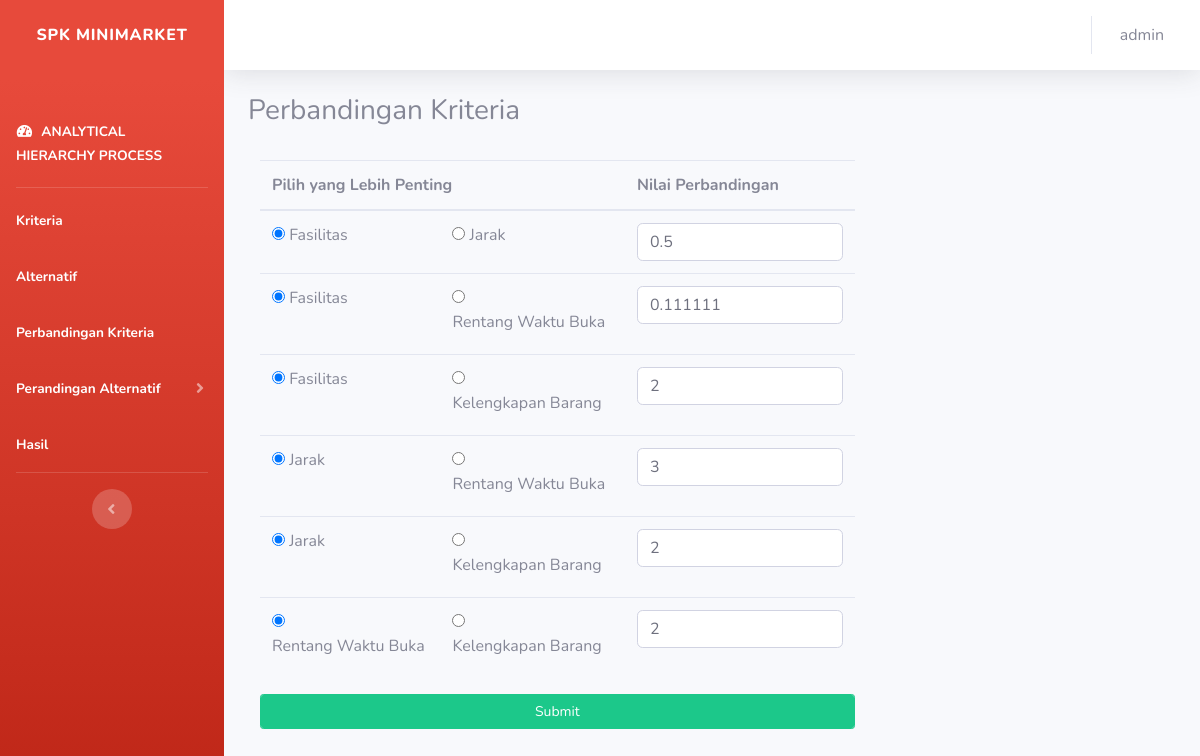
Before: /bobot_kriteria.php (signed in) with the older database file.
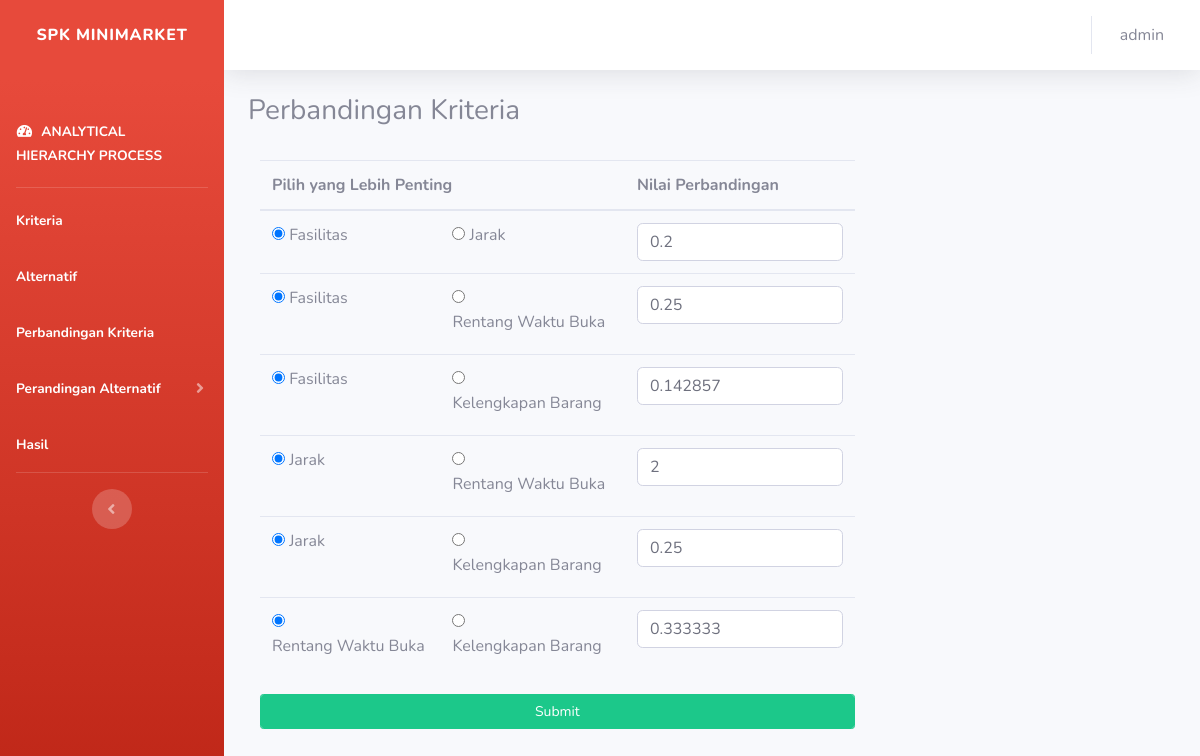
After: the same page with the newer database file.
### tables this page shows
CREATE TABLE `perbandingan_kriteria` (
  `id` int(11) NOT NULL,
  `kriteria1` int(11) NOT NULL,
  `kriteria2` int(11) NOT NULL,
  `nilai` float NOT NULL
);

### config.php (called while the page is built, shortened)
<?php
	$database = 'spkminimarket';
?>

### fungsi.php (the view, shortened to what this page needs)
<?php
function getKriteriaID($no_urut) {
	include('config.php');
	$query  = "SELECT id FROM kriteria ORDER BY id";
	$result = mysqli_query($koneksi, $query);
	while ($row = mysqli_fetch_array($result)) {
		$listID[] = $row['id'];
	}
	return $listID[($no_urut)];
}
function getKriteriaNama($no_urut) {
	include('config.php');
	$query  = "SELECT nama FROM kriteria ORDER BY id";
	$result = mysqli_query($koneksi, $query);
	while ($row = mysqli_fetch_array($result)) {
		$nama[] = $row['nama'];
	}
	return $nama[($no_urut)];
}
function getJumlahKriteria() {
	include('config.php');
	$query  = "SELECT count(*) FROM kriteria";
	$result = mysqli_query($koneksi, $query);
	while ($row = mysqli_fetch_array($result)) {
		$jmlData = $row[0];
	}
	return $jmlData;
}
function getNilaiPerbandinganKriteria($kriteria1,$kriteria2) {
	include('config.php');
	$id_kriteria1 = getKriteriaID($kriteria1);
	$id_kriteria2 = getKriteriaID($kriteria2);
	$query  = "SELECT nilai FROM perbandingan_kriteria WHERE kriteria1 = $id_kriteria1 AND kriteria2 = $id_kriteria2";
	$result = mysqli_query($koneksi, $query);
	if (mysqli_num_rows($result)==0) {
		$nilai = 1;
	} else {
		while ($row = mysqli_fetch_array($result)) {
			$nilai = $row['nilai'];
		}
	}
	return $nilai;
}
function showTabelPerbandinganBobotKriteria($jenis,$kriteria) {
	include('config.php');
	if ($kriteria == 'kriteria') {
		$n = getJumlahKriteria();
	} else {
		$n = getJumlahAlternatif();
	}
	$query = "SELECT nama FROM $kriteria ORDER BY id";
	$result	= mysqli_query($koneksi, $query);
	while ($row = mysqli_fetch_array($result)) {
		$pilihan[] = $row['nama'];
	}
	?>
	<form class="col-md-8" action="proses.php" method="post">
	<table class="table table-stripped">
		<thead>
			<tr>
				<th colspan="2">Pilih yang Lebih Penting</th>
				<th>Nilai Perbandingan</th>
			</tr>
		</thead>
		<tbody>
	<?php
	$urut = 0;
	for ($x=0; $x <= ($n - 2); $x++) {
		for ($y=($x+1); $y <= ($n - 1) ; $y++) {
			$urut++;
	?>
			<tr>
				<td>
					<input name="pilih<?php echo $urut?>" value="1" checked="" class="hidden" type="radio">
					<label><?php echo $pilihan[$x]; ?></label>
				</td>
				<td>
					<input name="pilih<?php echo $urut?>" value="2" class="hidden" type="radio">
					<label><?php echo $pilihan[$y]; ?></label>
				</td>
				<td>
					<div class="field">
	<?php
	if ($kriteria == 'kriteria') {
		$nilai = getNilaiPerbandinganKriteria($x,$y);
	} else {
		$nilai = getNilaiPerbandinganAlternatif($x,$y,($jenis-1));
	}
	?>
						<input class="form-control" type="text" name="bobot<?php echo $urut?>" value="<?php echo $nilai?>" required>
					</div>
				</td>
			</tr>
			<?php
		}
	}
	?>
		</tbody>
	</table>
	<input class="btn btn-sm btn-success form-control" type="submit" name="submit" value="Submit">
	</form>
	<?php
}
	?>

### header.php (shortened to what this page needs)
<?php
	$data = $_SESSION['data'];
?>
<!DOCTYPE html>
<html lang="en">
<head>
	<link href="vendor/fontawesome-free/css/all.min.css" rel="stylesheet" type="text/css">
	<link href="css/sb-admin-2.css" rel="stylesheet">
	<link rel="stylesheet" type="text/css" href="https://cdn.datatables.net/1.10.20/css/jquery.dataTables.css">
</head>
<body id="page-top">
  <div id="wrapper">
		<ul class="navbar-nav bg-gradient-danger sidebar sidebar-dark accordion" id="accordionSidebar">
		  <a class="sidebar-brand d-flex align-items-center justify-content-center" href="index.php">
		    <div class="sidebar-brand-text mx-1">SPK Minimarket</div>
		  </a>
		  <li class="nav-item active">
		    <a class="nav-link" href="index.php">
		      <i class="fas fa-fw fa-tachometer-alt"></i>
		      <span>ANALYTICAL HIERARCHY PROCESS</span></a>
		  </li>
		  <hr class="sidebar-divider my-1">
		  <li class="nav-item active">
		    <a class="nav-link" href="kriteria.php">
		      <span>Kriteria </span></a>
		  </li>
		  <li class="nav-item active">
		    <a class="nav-link" href="alternatif.php">
		      <span>Alternatif </span></a>
		  </li>
		  <li class="nav-item active">
		    <a class="nav-link" href="bobot_kriteria.php">
		      <span>Perbandingan Kriteria</span></a>
		  </li>
		  <li class="nav-item active">
		    <a class="nav-link collapsed" href="#" data-toggle="collapse" data-target="#collapseUtilities" aria-expanded="true" aria-controls="collapseUtilities">
		      <span>Perandingan Alternatif</span>
		    </a>
		  </li>
		   <li class="nav-item active">
		    <a class="nav-link" href="hasil.php">
		      <span>Hasil</span></a>
		  </li>
		  <hr class="sidebar-divider d-none d-md-block">
		  <div class="text-center d-none d-md-inline">
		    <button class="rounded-circle border-0" id="sidebarToggle"></button>
		  </div>
		</ul>
    <div id="content-wrapper" class="d-flex flex-column">
      <div id="content">
				<nav class="navbar navbar-expand navbar-light bg-white topbar mb-4 static-top shadow">
				  <ul class="navbar-nav ml-auto">
				    <li class="nav-item dropdown no-arrow">
				      <a class="nav-link dropdown-toggle" href="#" id="userDropdown" role="button" data-toggle="dropdown" aria-haspopup="true" aria-expanded="false">
				        <span class="mr-2 d-none d-lg-inline text-gray-600 "><?= $data['username'] ?> </span>
				      </a>
				    </li>
				  </ul>
				</nav>
        <div class="container">

### bobot_kriteria.php
<?php
	include('config.php');
	include('fungsi.php');
	include('header.php');
?>
<section class="content">
	<h3 class="ui header">Perbandingan Kriteria</h3><br>
	<?php showTabelPerbandinganBobotKriteria('kriteria','kriteria'); ?>
</section>
<?php include('footer.php'); ?>

### footer.php (shortened to what this page needs)
</div>
</div>
</div>
</div>
</body>
</html>

Changed rows visible on the page:
changed perbandingan_kriteria (number 1 of 6 on the later page): nilai "0.5" → "0.2"
changed perbandingan_kriteria (number 2 of 6 on the later page): nilai "0.111111" → "0.25"
changed perbandingan_kriteria (number 3 of 6 on the later page): nilai "2" → "0.142857"
changed perbandingan_kriteria (number 4 of 6 on the later page): nilai "3" → "2"
changed perbandingan_kriteria (number 5 of 6 on the later page): nilai "2" → "0.25"
changed perbandingan_kriteria (number 6 of 6 on the later page): nilai "2" → "0.333333"
